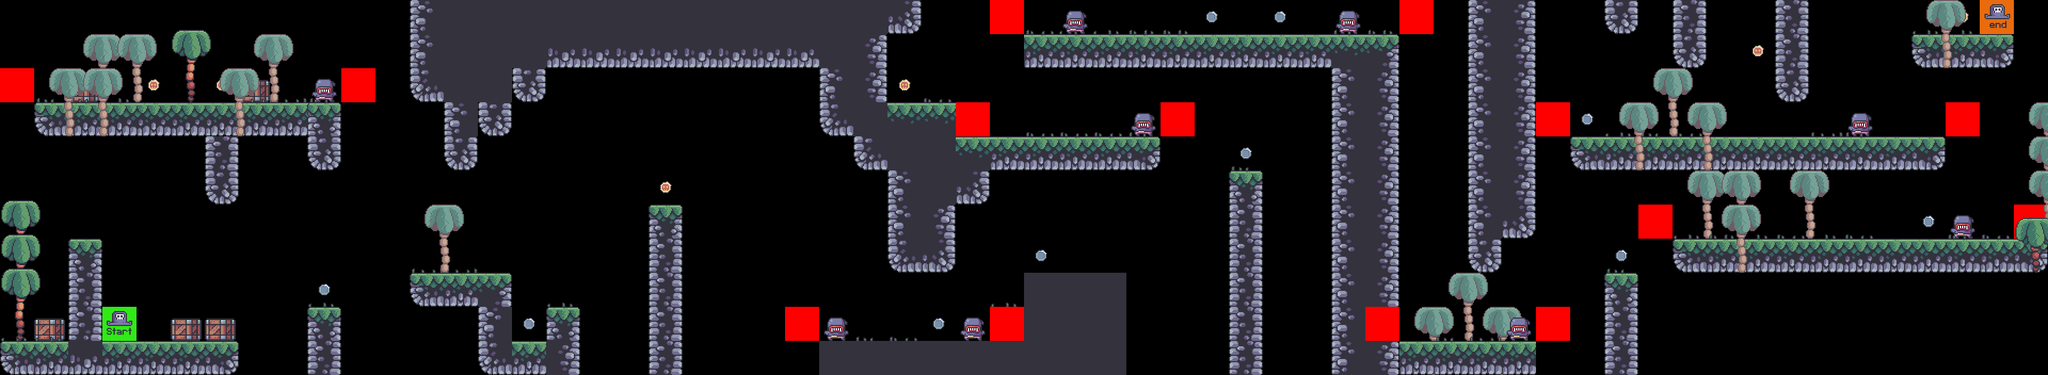

A level layout from a 2D game, rendered from its tile map. Below: a short description, then the map file with tile-grid data replaced by summaries:
An orthogonal 60x11 tile map with 64x64 px tiles, 9 tile layers (background_palms, crates, terrain, grass, ...), 7 tilesets.

<map version="1.9" tiledversion="1.9.2" orientation="orthogonal" renderorder="right-down" width="60" height="11" tilewidth="64" tileheight="64" infinite="0" nextlayerid="10" nextobjectid="1">
 <editorsettings>
  <export target="../1/level_1.csv" format="csv" />
 </editorsettings>
 <tileset firstgid="1" source="../tilesets/terrain_tiles.tsx" />
 <tileset firstgid="17" source="../tilesets/coin_tiles.tsx" />
 <tileset firstgid="19" source="../tilesets/grass_tiles.tsx" />
 <tileset firstgid="24" source="../tilesets/palms.tsx" />
 <tileset firstgid="27" source="../tilesets/crates.tsx" />
 <tileset firstgid="28" source="../tilesets/player_tiles.tsx" />
 <tileset firstgid="30" source="../tilesets/enemy_tiles.tsx" />
 <layer id="5" name="background_palms" width="60" height="11">
  <data>[660 cells, 4 non-empty, 1 distinct tile ids]</data>
 </layer>
 <layer id="6" name="crates" width="60" height="11">
  <data>[660 cells, 7 non-empty, 1 distinct tile ids]</data>
 </layer>
 <layer id="1" name="terrain" width="60" height="11">
  <data>[660 cells, 199 non-empty, 14 distinct tile ids]</data>
 </layer>
 <layer id="3" name="grass" width="60" height="11">
  <data>[660 cells, 48 non-empty, 6 distinct tile ids]</data>
 </layer>
 <layer id="2" name="coins" width="60" height="11">
  <data>[660 cells, 18 non-empty, 2 distinct tile ids]</data>
 </layer>
 <layer id="8" name="enemies" width="60" height="11">
  <data>[660 cells, 9 non-empty, 1 distinct tile ids]</data>
 </layer>
 <layer id="9" name="constraints" width="60" height="11">
  <data>[660 cells, 14 non-empty, 1 distinct tile ids]</data>
 </layer>
 <layer id="4" name="foreground_palms" width="60" height="11">
  <data>[660 cells, 22 non-empty, 3 distinct tile ids]</data>
 </layer>
 <layer id="7" name="player" width="60" height="11">
  <data>[660 cells, 2 non-empty, 2 distinct tile ids]</data>
 </layer>
</map>
